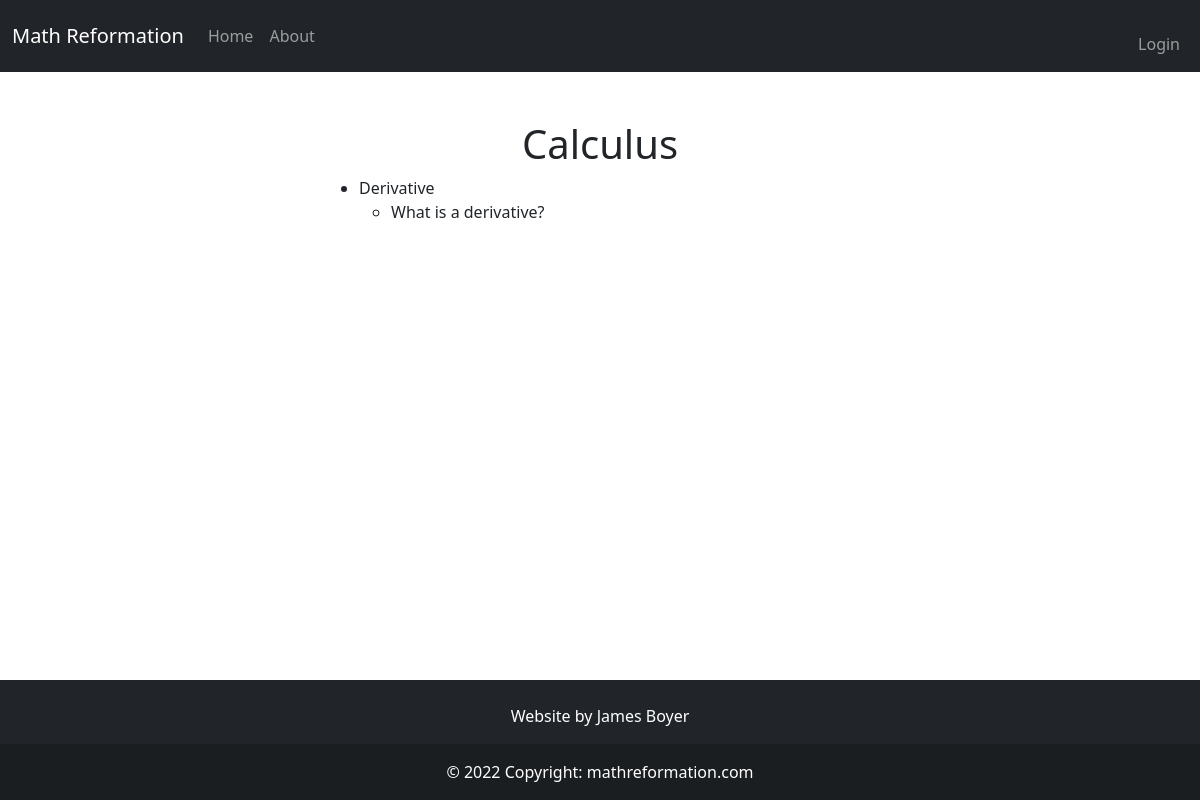
Page /category/calculus on the earlier database version.
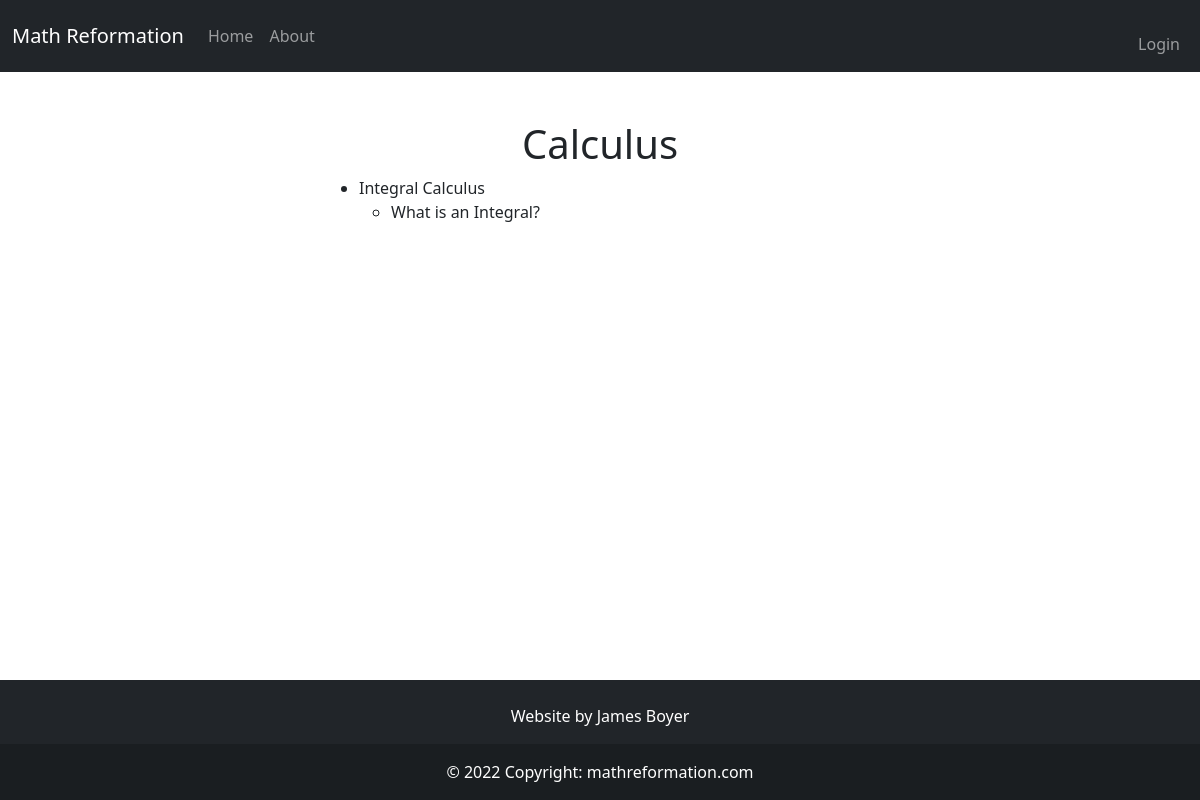
Same page on the later database version.
### app/models.py (models this page shows, shortened)
class Category(db.Model):
    id = db.Column(db.Integer, primary_key=True)
    name = db.Column(db.String(50), nullable=False, unique=True)
    path = db.Column(db.String(50), unique=True)
    body = db.Column(db.String(), index=True)
    header = db.Column(db.String(), index=True)
    category_type = db.Column(db.String(15))
    parents = db.relationship('Category',secondary=parent_child_table,
        primaryjoin=id == parent_child_table.c.ChildId,
        secondaryjoin=id == parent_child_table.c.ParentId,
        backref= db.backref('children'))
    def get_num_children(self):
        return len(list(self.children))

class Article(db.Model):
    id = db.Column(db.Integer, primary_key=True)
    name = db.Column(db.String(64), index=True, unique=True)
    path = db.Column(db.String(50), unique=True)
    date_added = db.Column(db.DateTime, nullable=False,
        default=datetime.utcnow)
    categories = db.relationship('Category', secondary = article_categories_table,
                                 backref=db.backref('articles', lazy=True), lazy=True)
    body = db.Column(db.String(), index=True)
    header = db.Column(db.String(), index=True)
    user_id = db.Column(db.Integer, db.ForeignKey('user.id'))

### app/main/routes.py (the view)
@bp.route("/category/<path>")
def category_page(path):
    category = db.first_or_404(Category.query.filter_by(path=path))
    return render_template('main/category.html', category=category)

### MathReformationWebsite.py (called while the page is built)
@app.context_processor
def add_imports():
    return dict(admin_permission=admin_permission)

### app/main/routes.py (called while the page is built)
@bp.context_processor
def add_imports():
    return dict(admin_permission=admin_permission)

### app/templates/main/category.html (shortened to what this page needs)
{% extends "base.html" %}
{% block content %}
<h1 class="text-center">{{ category.name }}</h1>
<ul>
    {% if category.get_num_children() == 0 %}
        {% for article in category.articles %}
        <li>
            <a href = {{ url_for('main.article_page', path=article.path)}}>
                {{ article.name }}
            </a>
        </li>
        {% endfor %}
    {% else %}
        {% for category_child in category.children %}
        <li>
            <a href = {{ url_for('main.category_page', path=category_child.path)}}>
                {{ category_child.name }}
            </a>
            <ul>
                {% for article in category_child.articles %}
                <li>
                    <a href = {{ url_for('main.article_page', path=article.path)}}>
                        {{ article.name }}
                    </a>
                </li>
                {% endfor %}
            </ul>
        </li>
        {% endfor %}
    {% endif %}
</ul>
{% endblock %}

### app/templates/base.html (shortened to what this page needs)
<!DOCTYPE html>
<html lang="en">
    <head>
        <link href="https://cdn.jsdelivr.net/npm/bootstrap@5.0.2/dist/css/bootstrap.min.css" rel="stylesheet">
        <link rel="stylesheet" href="{{ url_for('static', filename='style.css') }}">
    </head>
    <body class="d-flex flex-column min-vh-100">
        <nav class="navbar navbar-expand-md bg-dark navbar-dark sticky-top">
            <div class="container-fluid">
                <a class="navbar-brand">Math Reformation</a>
                <div class="collapse navbar-collapse" id="collapsibleNavbar">
                    <ul class="navbar-nav">
                        <li class="nav-item">
                            <a class="nav-link" href="{{ url_for('main.index')}}">Home</a>
                        </li>
                        <li class="nav-item">
                            <a class="nav-link" href="{{ url_for('main.about')}}">About</a>
                        </li>
                    </ul>
                    <ul class="navbar-nav ms-auto mt-3">
                        {% if current_user.is_anonymous %}
                        <li class="nav-item">
                            <a class="nav-link" href="{{ url_for('auth.login') }}">Login</a>
                        </li>
                        {% else %}
                        <li class="nav-item">
                            <p class="navbar-text">Welcome {{ current_user.username }}!</p>
                        </li>
                        <li class="nav-item">
                            <a class="nav-link" href="{{ url_for('auth.logout') }}">Logout</a>
                            {% endif %}
                    </ul>
                </div>
            </div>
        </nav>
        <div class="wrapper flex-grow-1">
            <div class="container mt-5">
                <div class="row">
                    <div class="col-md-3"></div>
                    <div class="col-md-6">
                        {% block content %}
                        {% endblock %}
                    </div>
                    <div class="col-md-3"></div>
                </div>
            </div>
        </div>
        <footer class="bg-dark text-center text-white">
            <div class="container p-4 pb-0">
                <section class="mb-2">
                    <p>Website by James Boyer</p>
                </section>
            </div>
            <div class="text-center p-3" style="background-color: rgba(0, 0, 0, 0.2);">
                © 2022 Copyright:
                <a class="text-white" href="mathreformation.com">mathreformation.com</a>
            </div>
        </footer>
    </body>
</html>

### app/static/style.css (style rules this page uses)
a { all: unset; }

Differences in the rows shown:
removed Category: name "Derivative"
no longer on this page (row edited): Article: name "What is a derivative?", shown under "Derivative"
now on this page (row edited): Category: name "Integral Calculus"
added Article: name "What is an Integral?", shown under "Integral Calculus"
